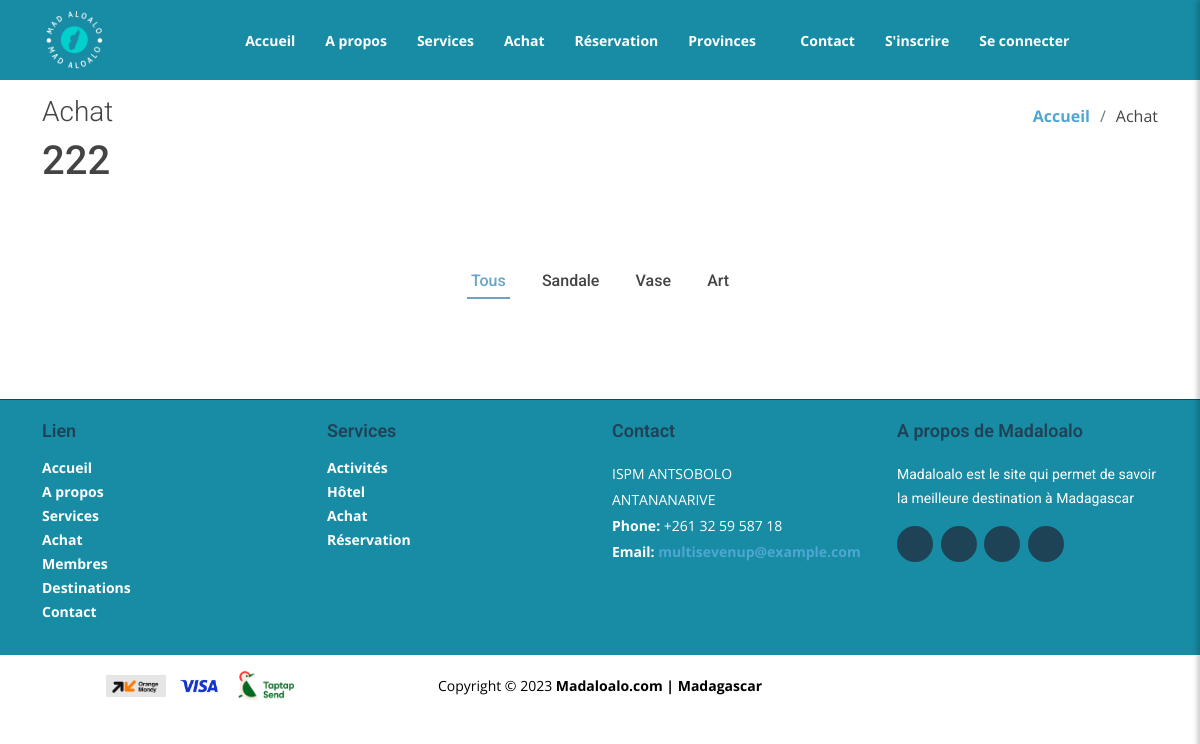
Page /achat.php on the earlier database version.
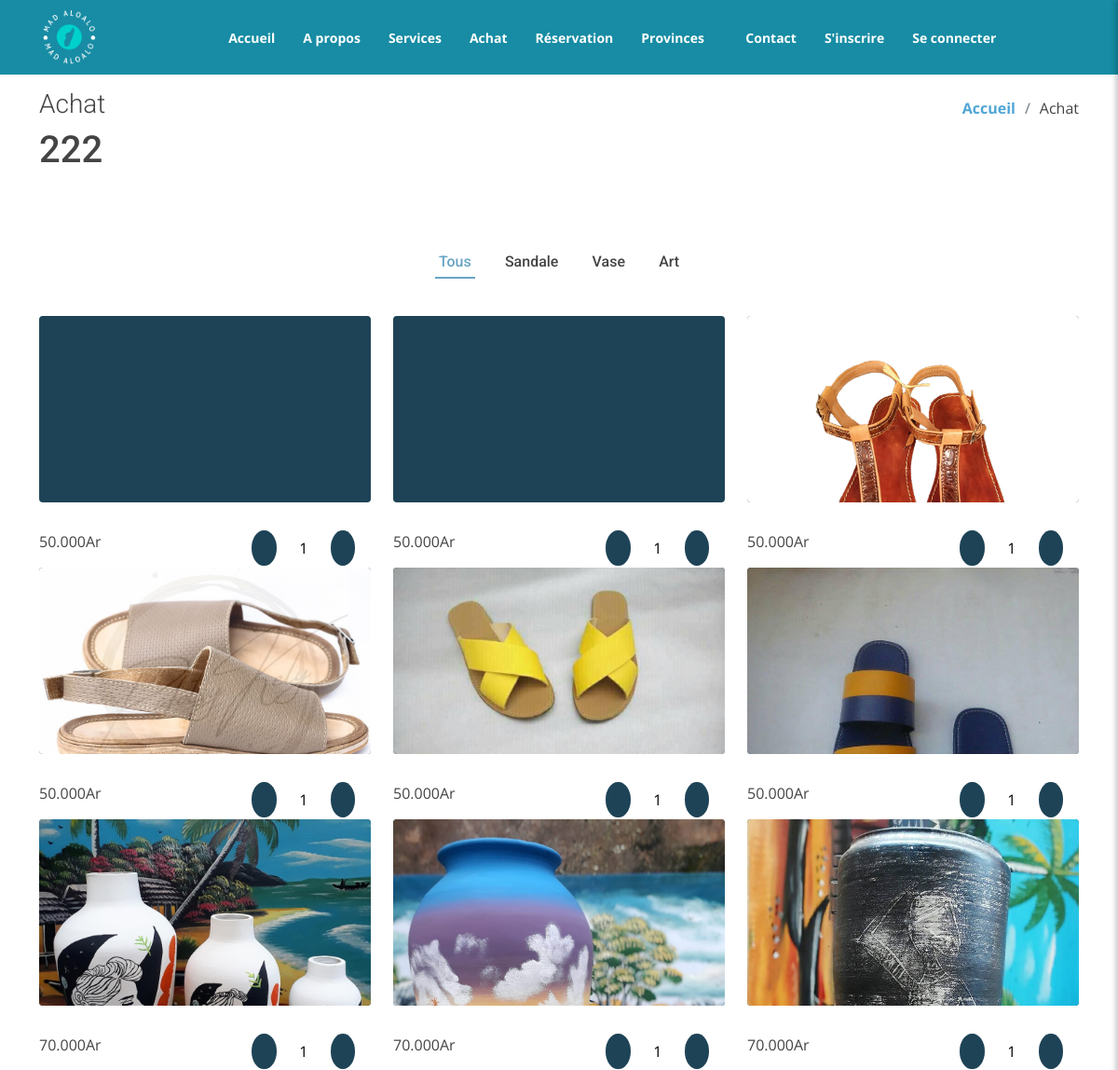
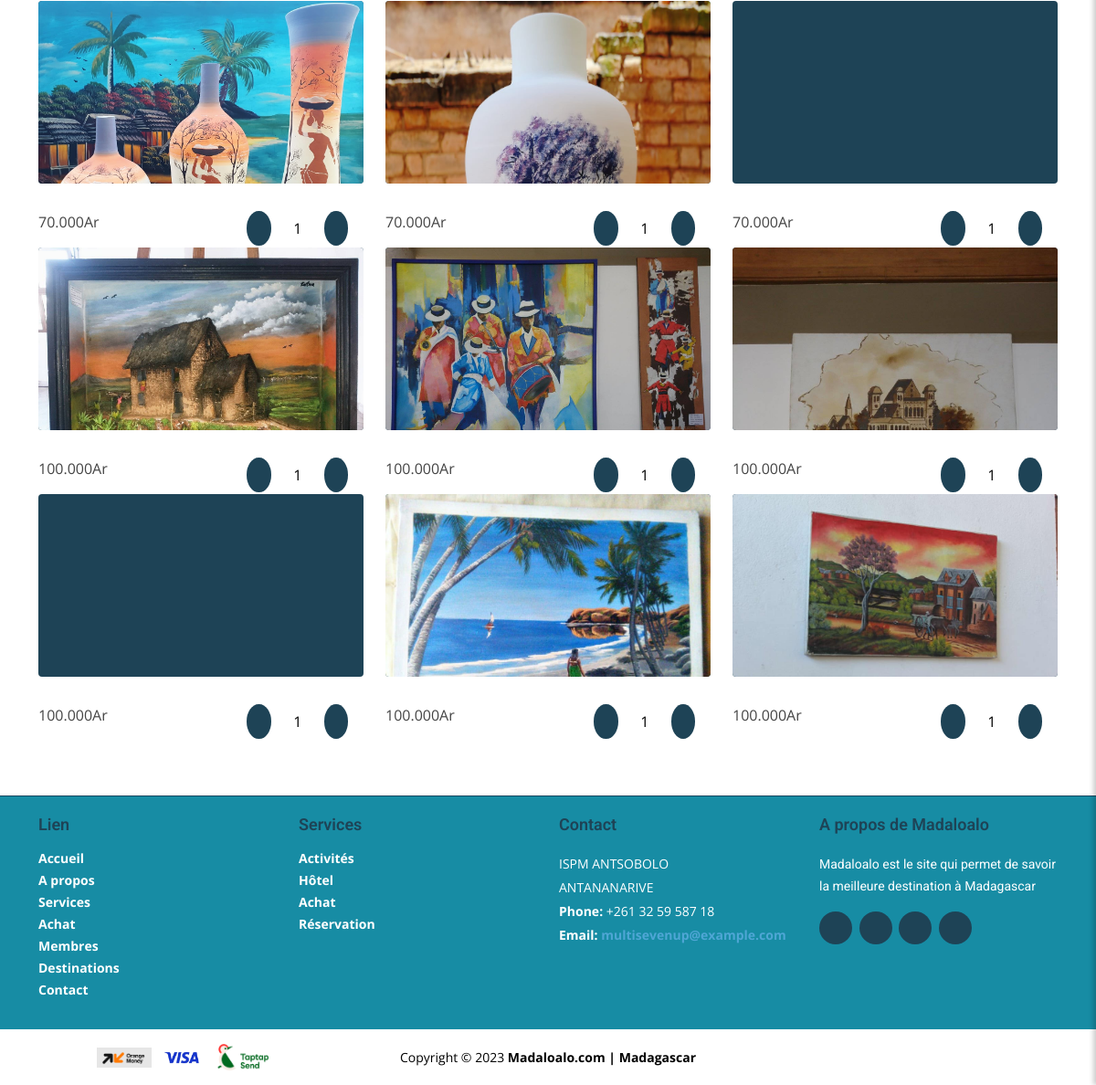
Same page on the later database version (2 pictures, top to bottom).
### tables this page shows
CREATE TABLE `achat` (
  `id_achat` int(11) NOT NULL,
  `nom_objet` varchar(255) NOT NULL,
  `description_objet` text NOT NULL,
  `image_objet` varchar(255) NOT NULL,
  `categorie` varchar(255) NOT NULL,
  `prix_objet` varchar(255) NOT NULL,
  `lieu_d_achat` varchar(255) NOT NULL
);

### achat.php (the view, shortened to what this page needs)
<?php
$query = "SELECT * FROM achat";
$resultAchat = mysqli_query($conn,$query);
$achats = mysqli_fetch_all($resultAchat, MYSQLI_ASSOC);
?>
<!DOCTYPE html>
<html lang="en">
<head>
  <link href="assets/vendor/animate.css/animate.min.css" rel="stylesheet">
  <link href="assets/vendor/aos/aos.css" rel="stylesheet">
  <link href="assets/vendor/bootstrap/css/bootstrap.min.css" rel="stylesheet">
  <link href="assets/vendor/bootstrap-icons/bootstrap-icons.css" rel="stylesheet">
  <link href="assets/vendor/boxicons/css/boxicons.min.css" rel="stylesheet">
  <link href="assets/vendor/glightbox/css/glightbox.min.css" rel="stylesheet">
  <link href="assets/vendor/swiper/swiper-bundle.min.css" rel="stylesheet">
  <link href="assets/css/style.css" rel="stylesheet">
</head>
<body>
<?php include "header.php" ?>
  <main id="main">
    <section class="breadcrumbs">
      <div class="container">
        <div class="d-flex justify-content-between align-items-center">
          <h2>Achat</h2>
          <ol>
            <li><a href="index.php">Accueil</a></li>
            <li>Achat</li>
          </ol>
        </div>
        <h1>222
        </h1>
      </div>
    </section>
    <section class="portfolio">
      <div class="container">
        <div class="row">
          <div class="col-lg-12">
            <ul id="portfolio-flters">
              <li data-filter="*" class="filter-active">Tous</li>
              <li data-filter=".filter-sandale">Sandale</li>
              <li data-filter=".filter-vase">Vase</li>
              <li data-filter=".filter-art">Art</li>
            </ul>
          </div>
        </div>
        <div class="row portfolio-container" data-aos="fade-up" data-aos-easing="ease-in-out" data-aos-duration="500">
        <?php foreach ($achats as $achat): ?>
          <?php if ($achat['categorie'] == "sandale") { ?>
            <div class="col-lg-4 col-md-6 portfolio-wrap filter-sandale">
            <form action="#" method="post">
            <div class="portfolio-item" id="element--<?php echo($achat['id_achat'])?>">
              <img src="assets/img/kapakapa/<?php echo($achat['image_objet'])?>" class="img-fluid" alt="">
            </div>
            <div class="product_lower_section">
              <p><?php echo($achat['prix_objet'])?></p>
              <div class="quantity-selector">
                  <button type="button" class="quantity-button-minus"><i class="bi bi-dash" id="<?php echo($achat['id_achat'])?>" onclick="decrementQuantity()"></i></button>
                  <input name="quantite" class="quantity-selector-input" id="quantity-selector<?php echo($achat['id_achat'])?>" value="1">
                  <button type="button" class="quantity-button-plus"><i class="bi bi-plus" id="<?php echo($achat['id_achat'])?>" onclick="incrementQuantity()"></i></button>
                  <i class="bi bi-cart" id="<?php echo($achat['id_achat'])?>" onclick=" ajoutPanier()"></i>
              </div>
            </div>
          </form>
          </div>
          <?php } ?>
          <?php endforeach; ?>
          <?php foreach ($achats as $achat): ?>
          <?php if ($achat['categorie'] == "vase") { ?>
            <div class="col-lg-4 col-md-6 portfolio-wrap filter-vase">
            <form action="#" method="post">
            <div class="portfolio-item" id="element--<?php echo($achat['id_achat'])?>">
              <img src="assets/img/vases/<?php echo($achat['image_objet'])?>" class="img-fluid" alt="">
            </div>
            <div class="product_lower_section">
              <p><?php echo($achat['prix_objet'])?></p>
              <div class="quantity-selector">
                  <button type="button" class="quantity-button-minus"><i class="bi bi-dash" id="<?php echo($achat['id_achat'])?>" onclick="decrementQuantity()"></i></button>
                  <input name="quantite" class="quantity-selector-input" id="quantity-selector<?php echo($achat['id_achat'])?>" value="1">
                  <button type="button" class="quantity-button-plus"><i class="bi bi-plus" id="<?php echo($achat['id_achat'])?>" onclick="incrementQuantity()"></i></button>
                  <i class="bi bi-cart" id="<?php echo($achat['id_achat'])?>" onclick=" ajoutPanier()"></i>
              </div>
            </div>
          </form>
          </div>
          <?php } ?>
          <?php endforeach; ?>
          <?php foreach ($achats as $achat): ?>
          <?php if ($achat['categorie'] == "art") { ?>
            <div class="col-lg-4 col-md-6 portfolio-wrap filter-art">
            <form action="#" method="post">
            <div class="portfolio-item" id="element--<?php echo($achat['id_achat'])?>">
              <img src="assets/img/hosidoko/<?php echo($achat['image_objet'])?>" class="img-fluid" alt="">
            </div>
            <div class="product_lower_section">
              <p><?php echo($achat['prix_objet'])?></p>
              <div class="quantity-selector">
                  <button type="button" class="quantity-button-minus"><i class="bi bi-dash" id="<?php echo($achat['id_achat'])?>" onclick="decrementQuantity()"></i></button>
                  <input name="quantite" class="quantity-selector-input" id="quantity-selector<?php echo($achat['id_achat'])?>" value="1">
                  <button type="button" class="quantity-button-plus"><i class="bi bi-plus" id="<?php echo($achat['id_achat'])?>" onclick="incrementQuantity()"></i></button>
                  <i class="bi bi-cart" id="<?php echo($achat['id_achat'])?>" onclick=" ajoutPanier()"></i>
              </div>
            </div>
          </form>
          </div>
          <?php } ?>
          <?php endforeach; ?>
        </div>
      </div>
    </section>
  </main>
  <?php include "footer.php" ?>
</body>
</html>

### header.php (shortened to what this page needs)
<header id="header" class="fixed-top d-flex align-items-center header-transparent" style="background-color:#178CA4">
    <div class="container d-flex justify-content-between align-items-center">
      <div class="logo">
        <h1 class="text-light"><a href="index.php"><img src="assets/img/madaloalo-high-resolution-color-logo.png" alt=""></a></h1>
      </div>
      <nav id="navbar" class="navbar">
        <ul>
          <li><a href="index.php">Accueil</a></li>
          <li><a href="about.php">A propos</a></li>
          <li><a href="services.php">Services</a></li>
          <li><a href="achat.php">Achat</a></li>
          <li><a href="reservation.php">Réservation</a></li>
          <li class="dropdown"><a href="#"><span>Provinces</span> <i class="bi bi-chevron-down"></i></a>
          </li>
          <li><a href="contact.php">Contact</a></li>
          <?php
              if(!isset($_SESSION['nom']))
              {
          ?>
              <li><a href="signup.php">S'inscrire</a></li>
              <li><a href="signin.php">Se connecter</a></li>
          <?php
              }
          ?>
          <li><a id="search-button"><i class="bi bi-search tsleee"></i></a></li>
          <li><a id="cartButton" ><i  class="bi bi-cart3 tsleee"></i></a></li>
        </ul>
      </nav>
    </div>
  </header>
  <?php include 'mini-panier.php'; ?>

### mini-panier.php (shortened to what this page needs)
</body>
</html>

### footer.php (shortened to what this page needs)
<footer id="footer" data-aos="fade-up" data-aos-easing="ease-in-out" data-aos-duration="500">
<div class="footer-top">
  <div class="container">
    <div class="row">
      <div class="col-lg-3 col-md-6 footer-links">
        <h4 style="color:#1e4356">Lien</h4>
        <ul>
          <li><a href="index.php">Accueil</a></li>
          <li><a href="about.php">A propos</a></li>
          <li><a href="services.php">Services</a></li>
          <li><a href="achat.php">Achat</a></li>
          <li><a href="team.php">Membres</a></li>
          <li><a href="#">Destinations</a></li>
          <li><a href="contact.php">Contact</a></li>
        </ul>
      </div>
      <div class="col-lg-3 col-md-6 footer-links">
        <h4 style="color:#1e4356">Services</h4>
        <ul>
          <li><a href="reservation.php">Activités</a></li>
          <li><a href="reservation.php">Hôtel</a></li>
          <li><a href="achat.php">Achat</a></li>
          <li><a href="reservation.php">Réservation</a></li>
        </ul>
      </div>
      <div class="col-lg-3 col-md-6 footer-contact">
        <h4 style="color:#1e4356">Contact</h4>
        <p>
          ISPM ANTSOBOLO <br>
          ANTANANARIVE<br>
          <strong>Phone:</strong> +261 32 59 587 18<br>
          <strong>Email:</strong> <a href="mailto:multisevenup@example.com style="color:#fff">multisevenup@example.com </a><br>
        </p>
      </div>
      <div class="col-lg-3 col-md-6 footer-info">
        <h3 style="color:#1e4356">A propos de Madaloalo</h3>
        <p>Madaloalo est le site qui permet de savoir la meilleure destination à Madagascar</p>
        <div class="social-links mt-3">
          <a href="https://www.twitter.com"  target="blank" class="twitter"><i class="bx bxl-twitter"></i></a>
          <a href="https://www.facebook.com" target="blank" class="facebook"><i class="bx bxl-facebook"></i></a>
          <a href="https://www.instagram.com" target="blank" class="instagram"><i class="bx bxl-instagram"></i></a>
          <a href="https://www.linkedin.com" target="blank" class="linkedin"><i class="bx bxl-linkedin"></i></a>
        </div>
      </div>
    </div>
  </div>
</div>
<div class="copyright-container">
  <div class="sub-container-copyright">
  <div>
    <img src="assets/img/ico-orangemoney.jpg" class="paiements-logo" alt="">
    <img src="assets/img/visa-logo-800x450.webp" class="paiements-logo" alt="">
    <img src="assets/img/logo-taptapsend.png" class="paiements-logo" alt="">
  </div>
  <div class="copyright">
     Copyright &copy; 2023 <strong>Madaloalo.com | Madagascar</strong>
  </div>
  </div>
</div>
</footer>

### assets/css/style.css (style rules this page uses)
body { font-family: "Open Sans", sans-serif; color: #444; }
a { color: #4fa6d5; font-weight: bold; text-decoration: none; }
h1, h2, h3, h4, h5, h6, .font-primary { font-family: "Roboto", sans-serif; }
#header { height: 80px; transition: all 0.5s; z-index: 6; transition: all 0.5s; background: #1e4356; }
#header.header-transparent { background-color: rgba(30, 67, 86, 0.8); }
#header .logo { left: 0%; position: relative; }
#header .logo h1 { font-size: 28px; margin: 0; padding: 4px 0; line-height: 1; font-weight: 400; letter-spacing: 3px; text-transform: uppercase; }
#header .logo h1 a, #header .logo h1 a:hover { color: #fff; text-decoration: none; }
#header .logo img { padding: 0; margin: 0; max-height: 58px; }
#main { margin-top: 80px; }
.navbar { padding: 0; }
.navbar ul { margin: 0; padding: 0; display: flex; list-style: none; align-items: center; }
.navbar li { position: relative; }
.navbar a, .navbar a:focus { display: flex; align-items: center; justify-content: space-between; padding: 10px 0 10px 30px; font-family: "Open Sans", sans-serif; font-size: 14px; color: #fff; white-space: nowrap; transition: 0.3s; }
.navbar a i, .navbar a:focus i { font-size: 12px; line-height: 0; margin-left: 5px; }
section { padding: 60px 0; }
.breadcrumbs { padding: 15px 0; min-height: 40px; }
.breadcrumbs h2 { font-size: 28px; font-weight: 300; }
.breadcrumbs ol { display: flex; flex-wrap: wrap; list-style: none; padding: 0; margin: 0; }
.breadcrumbs ol li+li { padding-left: 10px; }
.breadcrumbs ol li+li::before { display: inline-block; padding-right: 10px; color: #6c757d; content: "/"; }
.portfolio { padding-bottom: 60px; }
.portfolio #portfolio-flters { padding: 0; margin: 0 0 35px 0; list-style: none; text-align: center; }
.portfolio #portfolio-flters li { cursor: pointer; margin: 0 12px 5px 12px; display: inline-block; padding: 0 4px 6px 4px; font-size: 16px; font-weight: 500; line-height: 20px; color: #444; transition: all 0.3s ease-in-out; border-bottom: 2px solid #fff; font-family: "Roboto", sans-serif; }
.portfolio #portfolio-flters li:hover, .portfolio #portfolio-flters li.filter-active { border-color: #68A4C4; color: #68A4C4; }
.portfolio .portfolio-item { background: #1e4356; overflow: hidden; min-height: 200px; position: relative; border-radius: 4px; height: 100px; margin: 0 0 30px 0; }
.portfolio .portfolio-item img { transition: all 0.3s ease-in-out; }
#footer { background: #178ca4; padding: 0px; color: #fff; font-size: 14px; }
#footer .footer-top { background: #178ca4; border-top: 1px solid #17455e; border-bottom: 1px solid #178ca4; padding: 20px 0 0 0; }
#footer .footer-top .footer-info { margin-bottom: 30px; }
#footer .footer-top .footer-info h3 { font-size: 18px; margin: 0 0 20px 0; padding: 2px 0 2px 0; line-height: 1; color: #a2cce3; font-weight: 600; }
#footer .footer-top .footer-info p { font-size: 14px; line-height: 24px; margin-bottom: 0; font-family: "Roboto", sans-serif; color: #fff; }
#footer .footer-top .social-links a { font-size: 18px; display: inline-block; background: #1e4356; color: #fff; line-height: 1; padding: 8px 0; margin-right: 4px; border-radius: 50%; text-align: center; width: 36px; height: 36px; transition: 0.3s; }
#footer .footer-top h4 { font-size: 18px; font-weight: 600; color: #a2cce3; position: relative; padding-bottom: 12px; }
#footer .footer-top .footer-links { margin-bottom: 30px; }
#footer .footer-top .footer-links ul { list-style: none; padding: 0; margin: 0; }
#footer .footer-top .footer-links ul li { padding: 5px 0; display: flex; align-items: center; }
#footer .footer-top .footer-links ul li:first-child { padding-top: 0; }
#footer .footer-top .footer-links ul a { color: #fff; transition: 0.3s; display: inline-block; line-height: 1; }
#footer .footer-top .footer-contact { margin-bottom: 30px; }
#footer .footer-top .footer-contact p { line-height: 26px; }
#footer .copyright { text-align: center; padding: 20px 0 20px 0; }
#footer .copyright-container .sub-container-copyright { background: white; color: black; display: flex; align-items: center; }
.paiements-logo { max-width: 60px; }
#footer .copyright-container .sub-container-copyright div { flex: 1; text-align: center; }
.product_lower_section { display: flex; justify-content: space-between; }
.quantity-selector-input { border: none; max-width: 50px; text-align: center; }
.quantity-button-minus, .quantity-button-plus { padding: 7px; background: #1e4356; border-radius: 50%; border: none; color: white; }

Differences in the rows shown:
added achat: prix_objet "50.000Ar", shown under "222"
added achat: prix_objet "50.000Ar", shown under "222"
added achat: image_objet (picture), prix_objet "50.000Ar", shown under "222"
added achat: image_objet (picture), prix_objet "50.000Ar", shown under "222"
added achat: image_objet (picture), prix_objet "50.000Ar", shown under "222"
added achat: image_objet (picture), prix_objet "50.000Ar", shown under "222"
added achat: image_objet (picture), prix_objet "70.000Ar"
added achat: image_objet (picture), prix_objet "70.000Ar"
added achat: image_objet (picture), prix_objet "70.000Ar"
added achat: image_objet (picture), prix_objet "70.000Ar"
added achat: image_objet (picture), prix_objet "70.000Ar"
added achat: prix_objet "70.000Ar"
added achat: image_objet (picture), prix_objet "100.000Ar"
added achat: image_objet (picture), prix_objet "100.000Ar"
added achat: image_objet (picture), prix_objet "100.000Ar"
added achat: prix_objet "100.000Ar"
added achat: image_objet (picture), prix_objet "100.000Ar"
added achat: image_objet (picture), prix_objet "100.000Ar"
